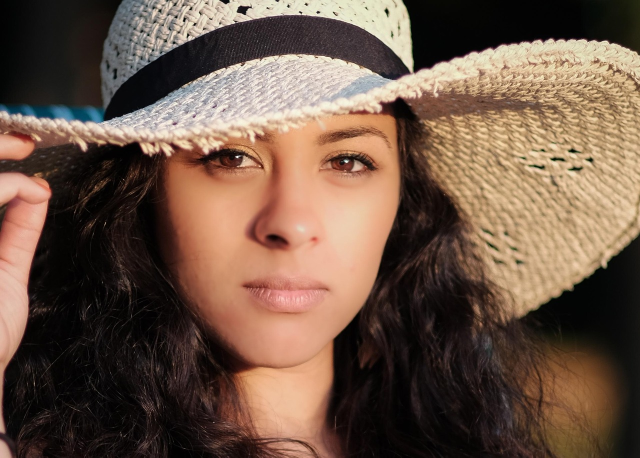
#> input picture images/girl.jpg, 1280 x 915 px (shown at 1/2 size)
$ python resize.py
#> lines starting #> are read from the running program, lines starting #| are printed output that depends on the picture
import cv2

# Load the image
image = cv2.imread("images/girl.jpg")
#> image is the input picture: shape (915, 1280, 3); mean B, G, R 70.8, 86.1, 109.6

# Display the original image size
print(image.shape)
#| (915, 1280, 3)

# Resize the image (width, height)
resized_image = cv2.resize(image, (300, 200))
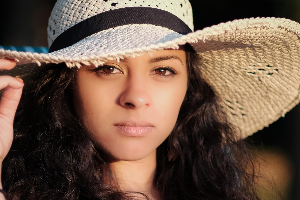
#> resized_image: shape (200, 300, 3); mean B, G, R 70.7, 86, 109.5
print(resized_image.shape)
#| (200, 300, 3)

# Crop the image: image[y1:y2, x1:x2]
cropped_image = image[100:400, 150:450]
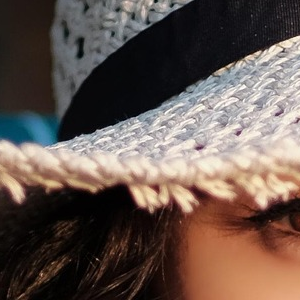
#> cropped_image: shape (300, 300, 3); mean B, G, R 79.2, 86.4, 101.9

# Display the images
cv2.imshow("Original", image)
cv2.imshow("Resized", resized_image)
cv2.imshow("Cropped", cropped_image)

# Wait until a key is pressed
cv2.waitKey(0)

# Close all windows
cv2.destroyAllWindows()

$ run again, with images/Men.jpg copied over images/girl.jpg
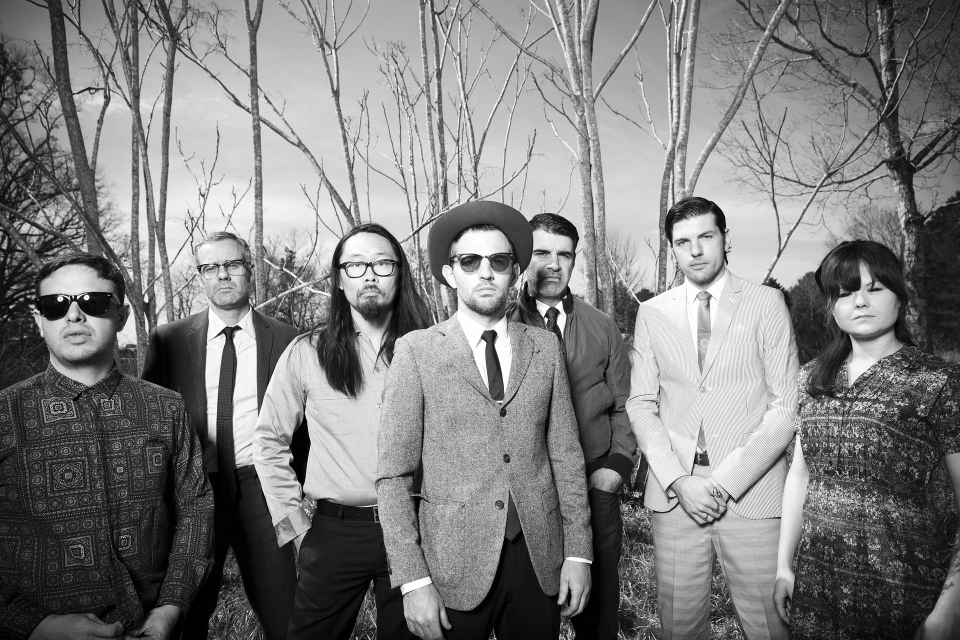
#> input picture images/Men.jpg, 1920 x 1280 px (shown at 1/2 size)
#> image is the input picture: shape (1280, 1920, 3); min 0, max 255, mean 126.2
#| (1280, 1920, 3)
#> `resized_image = cv2.resize(image, (300, 200))`:
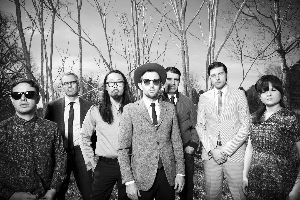
#> resized_image: shape (200, 300, 3); min 0, max 255, mean 126.1
#| (200, 300, 3)
#> `cropped_image = image[100:400, 150:450]`:
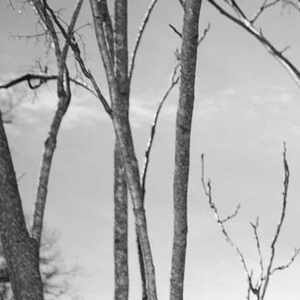
#> cropped_image: shape (300, 300, 3); min 13, max 253, mean 173.4

$ run again, with images/butterfly.jpg copied over images/girl.jpg
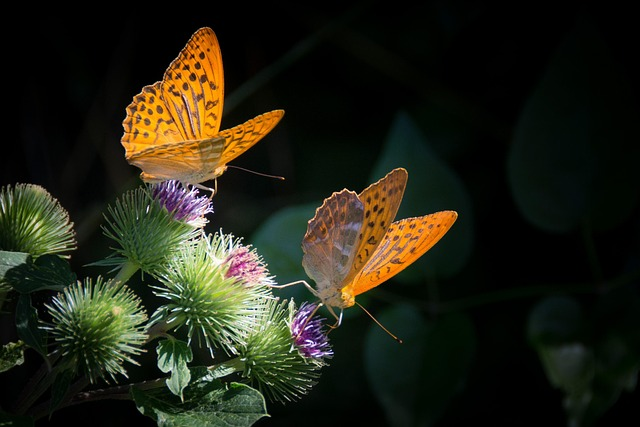
#> input picture images/butterfly.jpg, 640 x 427 px
#> image is the input picture: shape (427, 640, 3); mean B, G, R 21.5, 35.7, 35.2
#| (427, 640, 3)
#> `resized_image = cv2.resize(image, (300, 200))`:
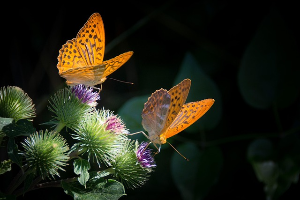
#> resized_image: shape (200, 300, 3); mean B, G, R 21.4, 35.6, 35.2
#| (200, 300, 3)
#> `cropped_image = image[100:400, 150:450]`:
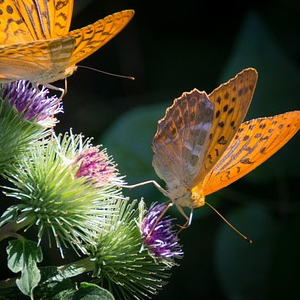
#> cropped_image: shape (300, 300, 3); mean B, G, R 45.2, 70.7, 74.2
